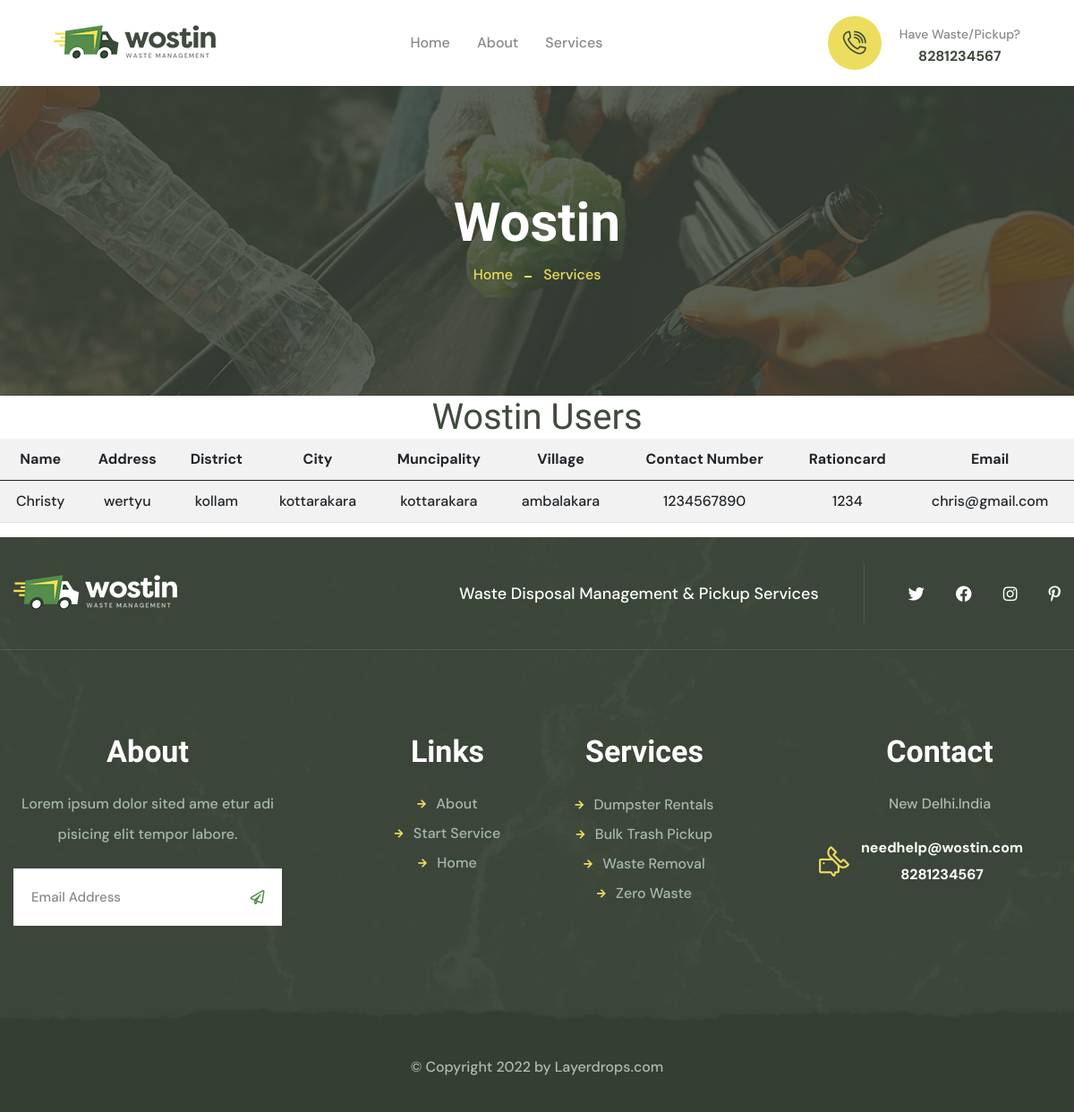
The app's page /muncipality_user_view (signed in) with its own data.
### swmapp/models.py (models this page shows)
class PublicReg(models.Model):
    name = models.CharField(max_length=100)
    address = models.TextField()
    district = models.CharField(max_length=100)
    city = models.CharField(max_length=100)
    muncipality = models.ForeignKey(MuncipalityReg,on_delete=models.CASCADE)
    village = models.CharField(max_length=100)
    contact_no = models.IntegerField()
    rationcard_no = models.IntegerField()
    login_id = models.OneToOneField(LoginTable,on_delete=models.CASCADE,related_name="log")

class MuncipalityReg(models.Model):
    muncipality_name = models.CharField(max_length=100)
    address = models.TextField()
    city = models.CharField(max_length=100)
    thaluk = models.CharField(max_length=100)
    contact_no = models.IntegerField()
    login_id = models.ForeignKey(LoginTable,on_delete=models.CASCADE)
    def __str__(self):
         return self.muncipality_name

class LoginTable(models.Model):
    email = models.EmailField(unique=True)
    password = models.CharField(max_length=10)
    usertype = models.CharField(max_length=20,null=True)

### swmapp/views.py (the view)
# urls.py: path('muncipality_user_view', views.muncipality_user_view, name='muncipality_user_view'),
def muncipality_user_view(request):
    login_id = request.session.get('muncipalityid')
    if not login_id:
        return render(request, 'muncipality_user_view.html', {'error': 'You are not logged in as a municipality.'})
    try:
        muncipalitydata = MuncipalityReg.objects.get(login_id__id=login_id)
        publicdata = PublicReg.objects.filter(muncipality=muncipalitydata)
        return render(request, 'muncipality_user_view.html', {'muncipality_user_view': publicdata})
    except MuncipalityReg.DoesNotExist:
        return render(request, 'muncipality_user_view.html', {'error': 'Municipality not found.'})

### swmapp/templates/muncipality_user_view.html (shortened to what this page needs)
{% extends 'header.html' %}
{% block content %}
<html>
<head>
</head>
<body align="center">
    <h1>Wostin Users</h1>
    <table class="table table-striped" align="center">
        <tr>
            <th>Name</th>
            <th>Address</th>
            <th>District</th>
            <th>City</th>
            <th>Muncipality</th>
            <th>Village</th>
            <th>Contact Number</th>
            <th>Rationcard</th>
            <th>Email</th>
          </tr>
        <tbody>
          {% for data in muncipality_user_view %}
           <tr>
           <td>{{ data.name }}</td>
           <td>{{ data.address }}</td>
           <td>{{ data.district }}</td>
           <td>{{ data.city }}</td>
           <td>{{ data.muncipality }}</td>
           <td>{{ data.village }}</td>
           <td>{{ data.contact_no }}</td>
           <td>{{ data.rationcard_no }}</td>
           <td>{{ data.login_id.email }}</td>
           </tr>
          {% endfor %}
        </tbody>
    </table>
</body>
</html>
{% endblock %}

### records on screen
PublicReg: name "Christy", address "wertyu", district "kollam", city "kottarakara", muncipality "kottarakara", village "ambalakara", contact_no "1234567890", rationcard_no "1234", login_id.email "chris@gmail.com"
